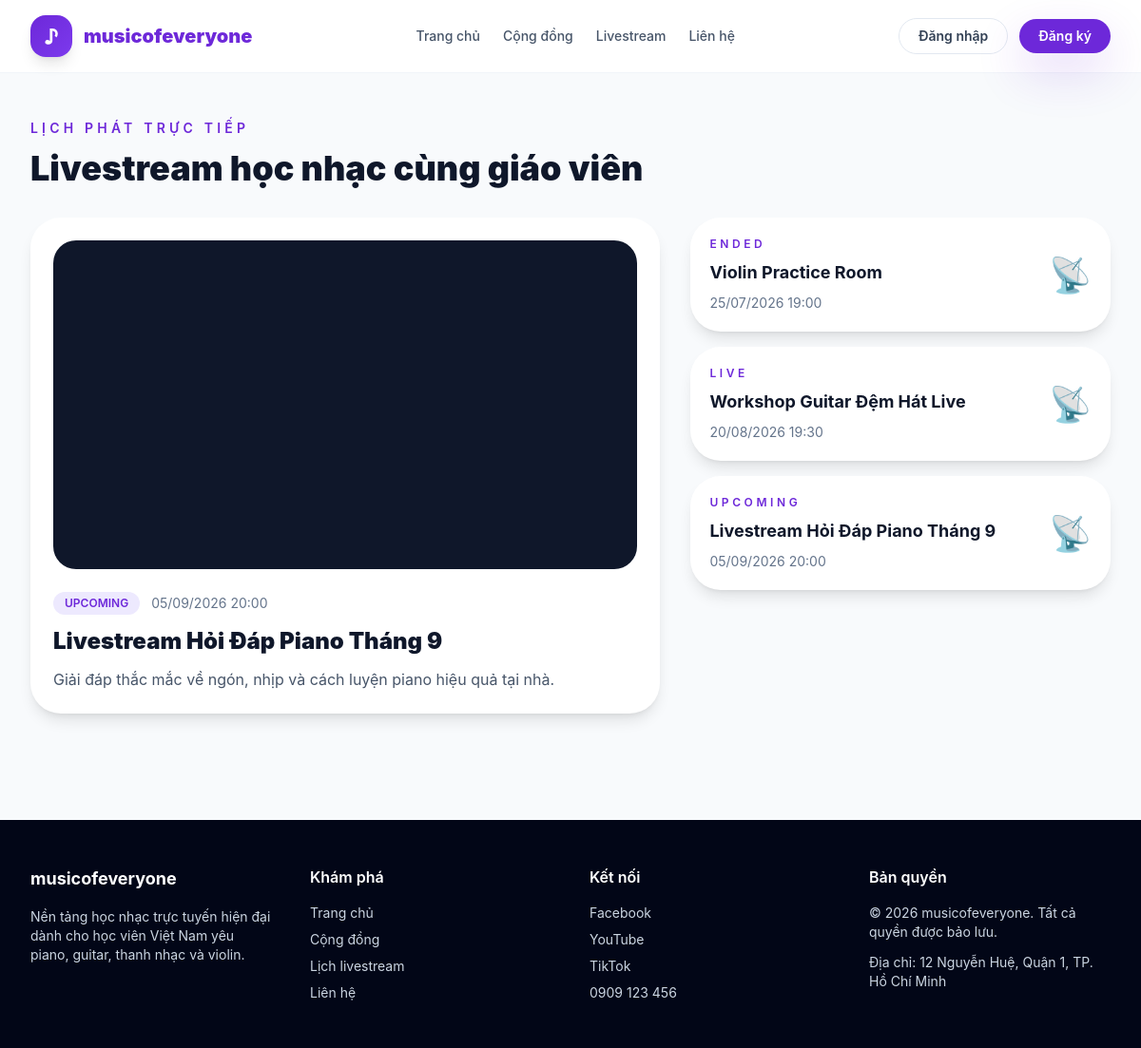
Page /livestream.php?id=1 on the committed database.
### tables this page shows
CREATE TABLE livestreams (
    id INT UNSIGNED AUTO_INCREMENT PRIMARY KEY,
    title VARCHAR(180) NOT NULL,
    session_date DATETIME NOT NULL,
    stream_url VARCHAR(255) NOT NULL,
    description TEXT DEFAULT NULL,
    status ENUM('upcoming', 'live', 'ended') NOT NULL DEFAULT 'upcoming',
    created_at DATETIME NOT NULL
);

### includes/functions.php (called while the page is built, shortened)
<?php
require_once __DIR__ . '/../config/db.php';
function db(): PDO
{
    global $pdo;
    return $pdo;
}
function e(?string $value): string
{
    return htmlspecialchars((string) $value, ENT_QUOTES, 'UTF-8');
}
function query_all(string $sql, array $params = []): array
{
    $statement = db()->prepare($sql);
    $statement->execute($params);
    return $statement->fetchAll();
}
function query_one(string $sql, array $params = []): ?array
{
    $statement = db()->prepare($sql);
    $statement->execute($params);
    $row = $statement->fetch();
    return $row ?: null;
}
function format_datetime_vi(?string $value, string $format = 'd/m/Y H:i'): string
{
    try {
        return (new DateTime($value))->format($format);
    } catch (Throwable $exception) {
        return $value;
    }
}
function youtube_embed_url(string $url): string
{
    if (preg_match('~(?:youtu\.be/|v=)([A-Za-z0-9_-]{6,})~', $url, $matches)) {
        return 'https://www.youtube.com/embed/' . $matches[1];
    }
    return $url;
}

### livestream.php (the view, shortened to what this page needs)
<?php
require_once __DIR__ . '/includes/header.php';
$sessions = query_all('SELECT * FROM livestreams ORDER BY session_date ASC');
$selectedId = (int) ($_GET['id'] ?? ($sessions[0]['id'] ?? 0));
$selected = query_one('SELECT * FROM livestreams WHERE id = ? LIMIT 1', [$selectedId]) ?? ($sessions[0] ?? null);
$embedUrl = $selected ? youtube_embed_url((string) $selected['stream_url']) : '';
?>
<section class="mx-auto max-w-7xl px-4 py-12 lg:px-8">
    <div class="mb-8">
        <p class="text-sm font-semibold uppercase tracking-[0.3em] text-primary">Lịch phát trực tiếp</p>
        <h1 class="mt-3 text-4xl font-black text-slate-900">Livestream học nhạc cùng giáo viên</h1>
    </div>
    <div class="grid gap-8 lg:grid-cols-[1.2fr,0.8fr]">
        <div class="overflow-hidden rounded-[2rem] bg-white p-6 shadow-lg">
            <?php if ($selected): ?>
                <div class="aspect-video overflow-hidden rounded-[1.5rem] bg-slate-900">
                    <?php if (str_contains((string) $selected['stream_url'], '.m3u8')): ?>
                        <video id="livePlayer" controls class="h-full w-full"></video>
                        <script src="https://cdn.jsdelivr.net/npm/hls.js@latest"></script>
                        <script>
                            document.addEventListener('DOMContentLoaded', function () {
                                const video = document.getElementById('livePlayer');
                                const source = <?= json_encode($selected['stream_url']); ?>;
                                if (window.Hls && Hls.isSupported()) {
                                    const hls = new Hls();
                                    hls.loadSource(source);
                                    hls.attachMedia(video);
                                } else if (video.canPlayType('application/vnd.apple.mpegurl')) {
                                    video.src = source;
                                }
                            });
                        </script>
                    <?php else: ?>
                        <iframe src="<?= e($embedUrl); ?>" class="h-full w-full" allowfullscreen></iframe>
                    <?php endif; ?>
                </div>
                <div class="mt-6">
                    <div class="flex flex-wrap items-center gap-3">
                        <span class="rounded-full <?= $selected['status'] === 'live' ? 'bg-rose-100 text-rose-600' : 'bg-violet-100 text-primary'; ?> px-3 py-1 text-xs font-semibold uppercase"><?= e($selected['status']); ?></span>
                        <span class="text-sm text-slate-500"><?= e(format_datetime_vi($selected['session_date'])); ?></span>
                    </div>
                    <h2 class="mt-3 text-2xl font-black text-slate-900"><?= e($selected['title']); ?></h2>
                    <p class="mt-3 text-slate-600"><?= e($selected['description']); ?></p>
                </div>
            <?php else: ?>
                <p class="text-slate-500">Chưa có livestream nào.</p>
            <?php endif; ?>
        </div>
        <div class="space-y-4">
            <?php foreach ($sessions as $session): ?>
                <a href="/livestream.php?id=<?= e((string) $session['id']); ?>" class="block rounded-[2rem] bg-white p-5 shadow-lg transition hover:-translate-y-1">
                    <div class="flex items-center justify-between gap-4">
                        <div>
                            <p class="text-xs font-semibold uppercase tracking-[0.3em] text-primary"><?= e($session['status']); ?></p>
                            <h3 class="mt-2 text-lg font-bold text-slate-900"><?= e($session['title']); ?></h3>
                            <p class="mt-2 text-sm text-slate-500"><?= e(format_datetime_vi($session['session_date'])); ?></p>
                        </div>
                        <div class="text-4xl">📡</div>
                    </div>
                </a>
            <?php endforeach; ?>
        </div>
    </div>
</section>
<?php require_once __DIR__ . '/includes/footer.php'; ?>

### assets/css/style.css (style rules this page uses)
body { font-family: Inter, ui-sans-serif, system-ui, -apple-system, BlinkMacSystemFont, 'Segoe UI', sans-serif; }

### rows in the picture
livestreams: status "UPCOMING", session_date "05/09/2026 20:00", title "Livestream Hỏi Đáp Piano Tháng 9", description "Giải đáp thắc mắc về ngón, nhịp và cách luyện piano hiệu quả tại nhà."
livestreams: status "ENDED", title "Violin Practice Room", session_date "25/07/2026 19:00"
livestreams: status "LIVE", title "Workshop Guitar Đệm Hát Live", session_date "20/08/2026 19:30"

### other values in the picture
setting('contact_phone', '0900 000 000') "0909 123 456"
setting('contact_address', 'TP. Hồ Chí Minh') "12 Nguyễn Huệ, Quận 1, TP. Hồ Chí Minh"
